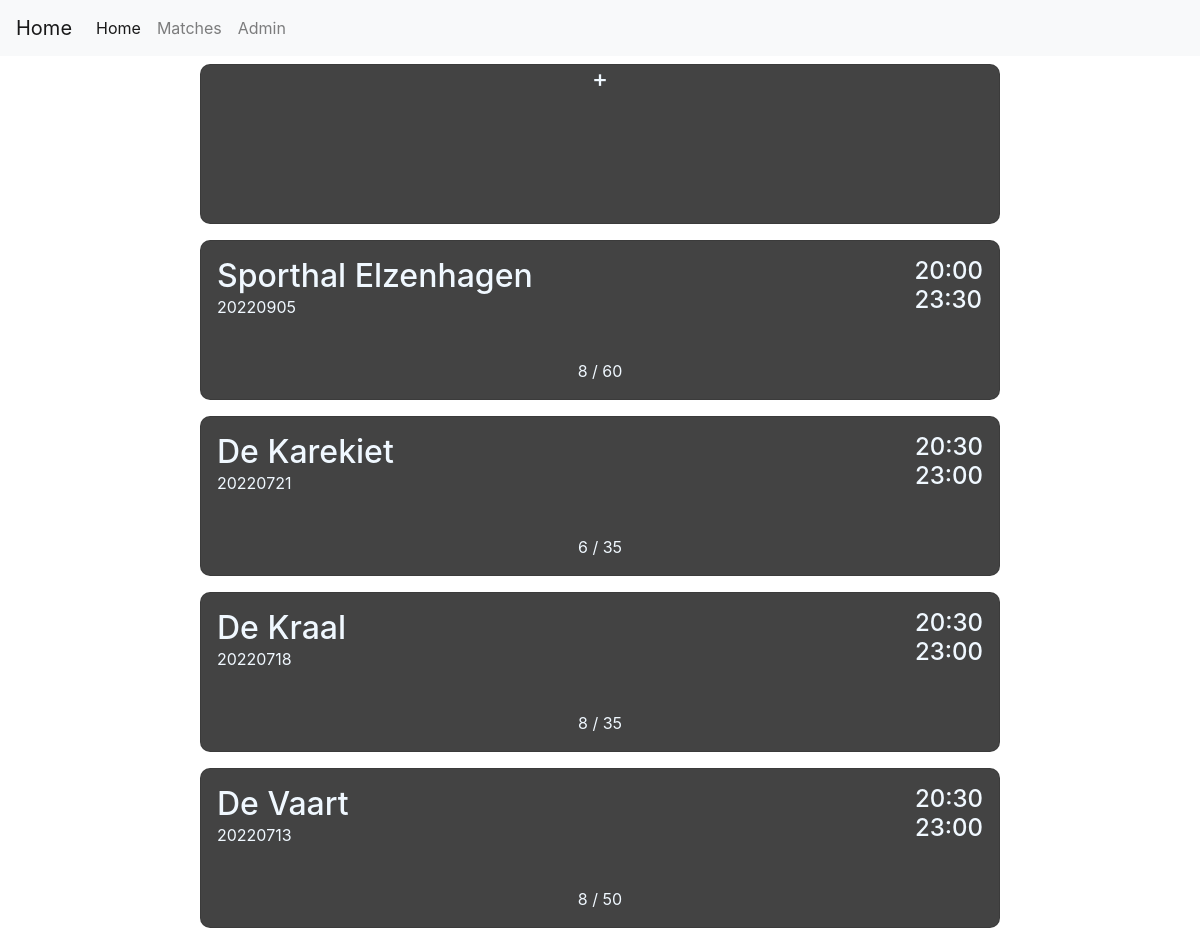
The page /admin on the database its author committed.
### tables this page shows
CREATE TABLE MATCHDAYS ([id] INTEGER PRIMARY KEY,[date] text, [starttime] text, [endtime] text, [location] text, [max] int, [status] text, [price] text);

### Program.py (the view)
@app.route('/admin', methods=['GET', 'POST'])
def admin():
    if request.method == 'POST':
        matchday = int(request.form.get('dateBtn'))
        return redirect(url_for('adminmatch', matchday = matchday, message = ''))
    match_list = getData("match")
    return render_template('admin.html', list=list(match_list.values())[::-1], n_list=len(match_list))

### Program.py (called while the page is built)
@app.after_request
def add_header(r):
    r.headers["Cache-Control"] = "no-cache, no-store, must-revalidate"
    r.headers["Pragma"] = "no-cache"
    r.headers["Expires"] = "0"
    r.headers['Cache-Control'] = 'public, max-age=0'
    return r

### templates/admin.html (shortened to what this page needs)
{% extends 'layout.html' %}
{% block body %}
<link rel="stylesheet" href="../static/matches.css">
<div class="container-fluid">
    <div class="one">
        <a href="/admincreatematch">
            <div class="matches">
                <div id="add" class="card" name="cardname">
                    <div class="participants">
                        <h4>+</h4>
                    </div>
                </div>
            </div>
        </a>
        {% for i in range(n_list) %}
        <form id="{{list[i][0]}}" method="POST" action="">
            <div class="matches">
                <div id="{{ list[i][0] }}" class="card" name="cardname" onclick="document.getElementById('{{list[i][0]}}').submit();">
                    <div class="header">
                        <div>
                            <h2 class="title">{{ list[i][3] }}</h2>
                            <p class="date">{{ list[i][0] }}</p>
                        </div>
                        <div class="time">
                            <h4 class="stamp">{{ list[i][1] }}</h4>
                            <h4 class="stamp">{{ list[i][2] }}</h4>
                        </div>
                    </div>
                    <div class="participants">
                        <p>{{ list[i][7] }} / {{ list[i][4] }}</p>
                    </div>
                </div>
            </div>
        </form>
        {% endfor %}
    </div>
</div>
{% endblock %}

### templates/layout.html (shortened to what this page needs)
<!doctype html>
<html lang="en">
  <head>
    <link rel="stylesheet" href="https://cdn.jsdelivr.net/npm/bootstrap@4.3.1/dist/css/bootstrap.min.css">
  </head>
  <body>
    {% include 'navbar.html' %}
    {% block body %}{% endblock %}
  </body>
</html>

### templates/navbar.html (shortened to what this page needs)
<nav class="navbar navbar-expand-lg navbar-light bg-light">
  <a class="navbar-brand" href="/matches">Home</a>
  <div class="collapse navbar-collapse" id="navbarNavAltMarkup">
    <div class="navbar-nav">
      <a class="nav-item nav-link active" href="/">Home <span class="sr-only">(current)</span></a>
      <a class="nav-item nav-link" href="/matches">Matches</a>
      <a class="nav-item nav-link" href="/admin">Admin</a>
    </div>
  </div>
</nav>

### static/matches.css (style rules this page uses)
.matches { display: flex; justify-content: center; }
.card { background-color: rgb(67, 67, 67); color: aliceblue; height: 10rem; width: 50rem; border-radius: 10px; display: flex; justify-content: space-between; margin: 0.5rem 0; transition: 0.3s; }
.title { margin: 1rem 1rem 0 1rem; }
.header { display: flex; justify-content: space-between; }
.time { display: flex; flex-direction: column; margin: 1em; }
.stamp { margin: 0; }
.date { margin: 0 0 0 1rem; }
.participants { display: flex; justify-content: center; }

### rows shown on the page
MATCHDAYS: location "Sporthal Elzenhagen", date "20220905", starttime "20:00", endtime "23:30"
MATCHDAYS: location "De Karekiet", date "20220721", starttime "20:30", endtime "23:00"
MATCHDAYS: location "De Kraal", date "20220718", starttime "20:30", endtime "23:00"
MATCHDAYS: location "De Vaart", date "20220713", starttime "20:30", endtime "23:00"

### other values the page prints
{{ list[i][7] }} "8" "6" "8" "8"
{{ list[i][4] }} "60" "35" "35" "50"
